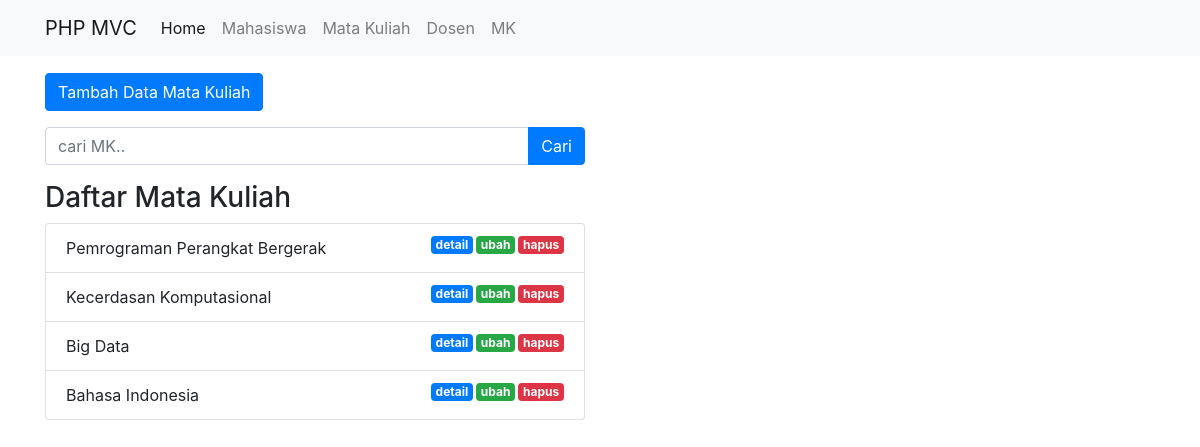
The page /public/matakuliah on the database its author committed.
### tables this page shows
CREATE TABLE `mata_kuliah` (
  `ID_MK` int(11) NOT NULL,
  `ID_DOSEN` int(11) DEFAULT NULL,
  `Nama_MK` varchar(255) NOT NULL,
  `Lokasi_MK` varchar(100) NOT NULL,
  `Waktu_MK` varchar(20) NOT NULL
);

### app/core/Controller.php (called while the page is built, shortened)
<?php
class Controller {
    public function view($view, $data = [])
    {
        require_once '../app/views/' . $view . '.php';
    }
    public function model($model)
    {
        return new $model;
    }
}

### app/controllers/Matakuliah.php (called while the page is built, shortened)
<?php
class Matakuliah extends Controller {
    public function index()
    {
        $data['judul'] = 'Daftar Matakuliah';
        $data['mata_kuliah'] = $this->model('Matakuliah_model')->getAllMatakuliah();
        $data['dosen'] = $this->model('Dosen_model')->getAllDosen();
        $this->view('matakuliah/index', $data);
    }
}

### app/core/App.php (called while the page is built, shortened)
<?php
class App
{
    protected $method = 'index';
    protected $params = [];
    public function __construct()
    {
        $this->controller = new $this->controller;
        call_user_func_array([$this->controller, $this->method], $this->params);
    }
}

### public/index.php (called while the page is built, shortened)
<?php
$app = new App;

### app/core/Database.php (called while the page is built, shortened)
<?php
class Database {
    private $host = DB_HOST;
    private $user = DB_USER;
    private $pass = DB_PASS;
    private $db_name = DB_NAME;
    private $dbh;
    private $stmt;
    public function __construct()
    {
        $dsn = 'mysql:host=' . $this->host . ';dbname=' . $this->db_name;
        $option = [
            PDO::ATTR_PERSISTENT => true,
            PDO::ATTR_ERRMODE => PDO::ERRMODE_EXCEPTION
        ];
        try {
            $this->dbh = new PDO($dsn, $this->user, $this->pass, $option);
        } catch(PDOException $e) {
            die($e->getMessage());
        }
    }
    public function query($query)
    {
        $this->stmt = $this->dbh->prepare($query);
    }
    public function execute()
    {
        $this->stmt->execute();
    }
    public function resultSet()
    {
        $this->execute();
        return $this->stmt->fetchAll(PDO::FETCH_ASSOC);
    }
}

### app/models/Matakuliah_model.php (called while the page is built, shortened)
<?php
class Matakuliah_model
{
    private $table = 'mata_kuliah';
    private $db;
    public function __construct()
    {
        $this->db = new Database;
    }
    public function getAllMatakuliah()
    {
        $this->db->query('SELECT * FROM ' . $this->table);
        return $this->db->resultSet();
    }
}

### app/views/matakuliah/index.php (the view, shortened to what this page needs)
<div class="container mt-3">
  <div class="row">
    <div class="col-lg-6">
    </div>
  </div>
  <div class="row mb-3">
    <div class="col-lg-6">
      <button type="button" class="btn btn-primary tombolTambahData" data-toggle="modal" data-target="#formModal">
        Tambah Data Mata Kuliah
      </button>
    </div>
  </div>
  <div class="row mb-3">
    <div class="col-lg-6">
      <form action="<?= BASEURL; ?>/matakuliah/cari" method="post">
        <div class="input-group">
          <input type="text" class="form-control" placeholder="cari MK.." name="keyword" id="keyword" autocomplete="off">
          <div class="input-group-append">
            <button class="btn btn-primary" type="submit" id="tombolCari">Cari</button>
          </div>
        </div>
      </form>
    </div>
  </div>
  <div class="row">
    <div class="col-lg-6">
      <h3>Daftar Mata Kuliah</h3>
      <ul class="list-group">
        <?php foreach ($data['mata_kuliah'] as $MK) : ?>
          <li class="list-group-item">
            <?= $MK['Nama_MK']; ?>
            <a href="<?= BASEURL; ?>/matakuliah/hapus/<?= $MK['ID_MK']; ?>" class="badge badge-danger float-right" onclick="return confirm('yakin?');">hapus</a>
            <a href="<?= BASEURL; ?>/matakuliah/ubah/<?= $MK['ID_MK']; ?>" class="badge badge-success float-right tampilModalUbah" data-toggle="modal" data-target="#formModal" data-id="<?= $MK['ID_MK']; ?>">ubah</a>
            <a href="<?= BASEURL; ?>/matakuliah/detail/<?= $MK['ID_MK']; ?>" class="badge badge-primary float-right">detail</a>
          </li>
        <?php endforeach; ?>
      </ul>
    </div>
  </div>
</div>

### public/css/style.css (style rules this page uses)
.badge { margin-left: 3px; }

### rows shown on the page
mata_kuliah: Nama_MK "Pemrograman Perangkat Bergerak"
mata_kuliah: Nama_MK "Kecerdasan Komputasional"
mata_kuliah: Nama_MK "Big Data"
mata_kuliah: Nama_MK "Bahasa Indonesia"
